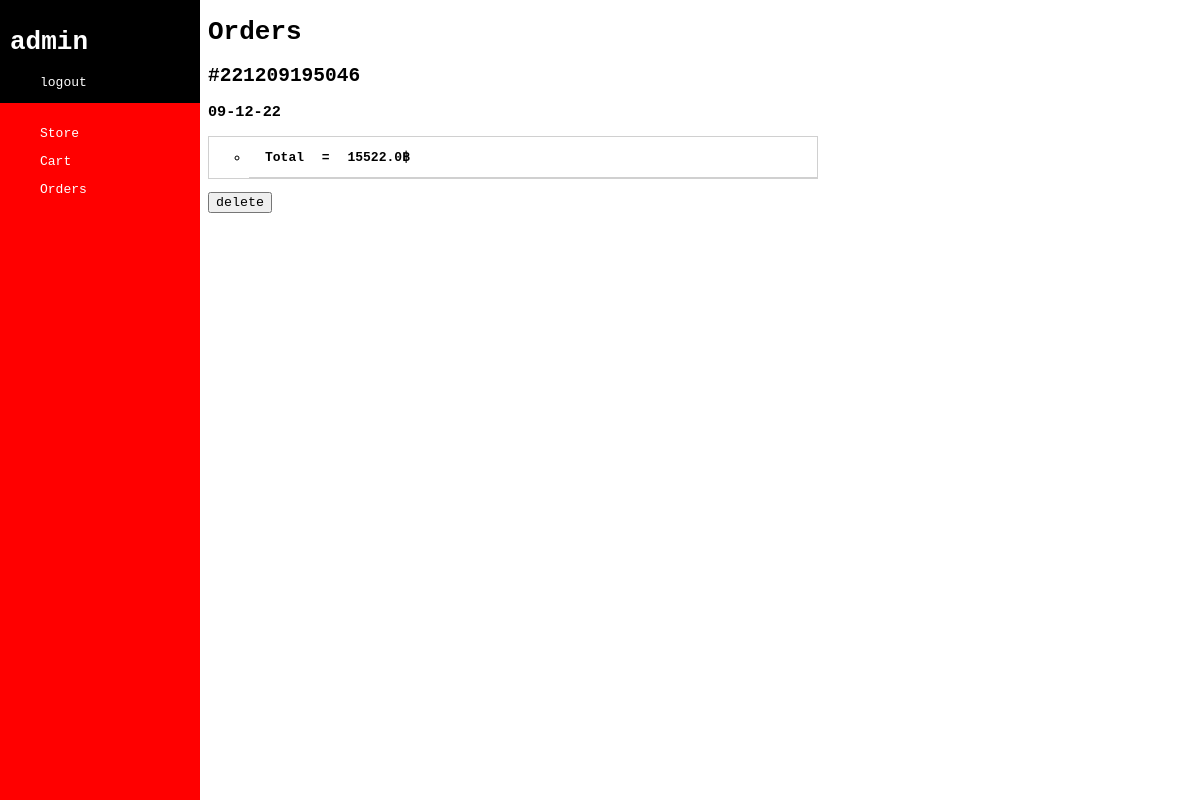
The app's page /ordering/orders (signed in), older data.
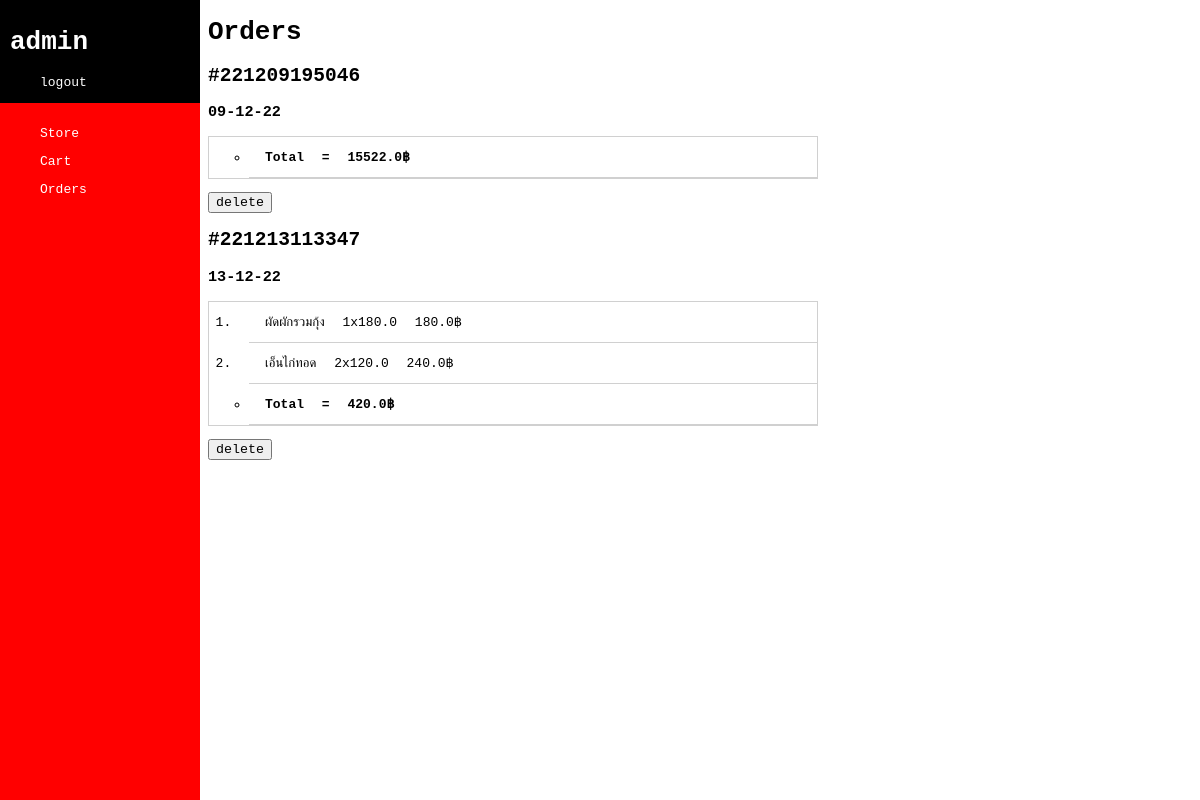
The same page, newer data.
### ordering/models.py (models this page shows, shortened)
class Order_User(models.Model):
    order_id = models.IntegerField(primary_key=True)
    user = models.ForeignKey(User, on_delete=models.CASCADE)
    date = models.CharField(max_length=10, default="")
    total = models.FloatField(default=0)

class Food(models.Model):
    name = models.CharField(max_length=64)
    image = models.ImageField(upload_to = "images/")
    price = models.FloatField()

### ordering/views.py (the view)
# urls.py: path("orders", views.orders, name = "orders"),
def orders(request):
    if request.session.get("user_id") == None:
        messages.error(request, 'Please, login.')
        return HttpResponseRedirect("/")
    user = User.objects.get(id=request.session["user_id"])
    order_list = Order_User.objects.filter(user=user)
    order_data = []
    for order in order_list:
        item_list = Order.objects.filter(order=order) # get specific rows that match the order_id
        mockup = [(i.food.name, f"{i.quantity}x{i.food.price}", f"{int(i.quantity)*float(i.food.price)}฿") for i in item_list]
        order_data += [(order.order_id, order.date, order.total, mockup)]
    user_name = request.session.get("user_name", "guest")
    return render(request, "ordering/orders.html", {"data": order_data, "user":user_name})

### ordering/templates/ordering/orders.html (shortened to what this page needs)
{% extends "ordering/layout.html" %}
{% load static %}
{% block body %}
    <link href="/static/ordering/orders_style.css?{% now 'U' %}" rel="stylesheet">
    <h1> Orders </h1>
    {% for order in data %}
        <h2> #{{order.0}}</h2>
        <h3> {{order.1}} </h3>
            <ol>
                {% for item in order.3 %}
                    <li>{{item.0}} {{item.1}} {{item.2}} </li>
                {% endfor %}
                <li>Total = {{order.2}}฿</li>
            </ol>
        <form action="{%url 'ordering:delete_order'%}" method="post">
            <input type="submit" value="delete">
        </form>
    {% endfor %}
{% endblock %}

Row changes from the older to the newer data that the page shows:
added Order_User: date "13-12-22", total "420.0"
now on this page (row unchanged): Food: name "ผัดผักรวมกุ้ง"
now on this page (row unchanged): Food: name "เอ็นไก่ทอด"
Text that changed along with them:
new list line: "# 221213113347 1x180.0 180.0฿ 2x120.0 240.0฿ Total = ฿ delete"
